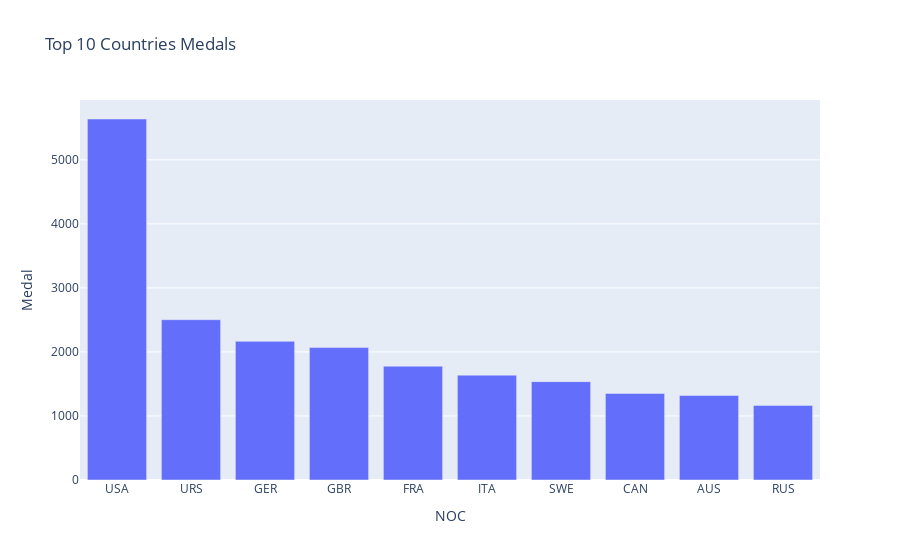

The notebook cell saved with this chart:
### Code cell
import plotly_express as px
test = df_athletes.groupby("NOC")["Medal"].count().sort_values(ascending=False).head(10).reset_index()
# test
fig = px.bar(test, x="NOC", y="Medal", title= "Top 10 Countries Medals")
fig.show()

### Figure 1 — Plotly figure (JSON) as saved in the notebook; plotly's stock layout.template omitted (floating-point values rounded to 4 significant figures)
{"data": [{"alignmentgroup": "True", "hovertemplate": "NOC=%{x}<br>Medal=%{y}<extra></extra>", "legendgroup": "", "marker": {"color": "#636efa", "pattern": {"shape": ""}}, "name": "", "offsetgroup": "", "orientation": "v", "showlegend": false, "textposition": "auto", "type": "bar", "x": ["USA", "URS", "GER", "GBR", "FRA", "ITA", "SWE", "CAN", "AUS", "RUS"], "xaxis": "x", "y": [5637, 2503, 2165, 2068, 1777, 1637, 1536, 1352, 1320, 1165], "yaxis": "y"}], "layout": {"barmode": "relative", "legend": {"tracegroupgap": 0}, "title": {"text": "Top 10 Countries Medals"}, "xaxis": {"anchor": "y", "domain": [0, 1], "title": {"text": "NOC"}}, "yaxis": {"anchor": "x", "domain": [0, 1], "title": {"text": "Medal"}}}}
